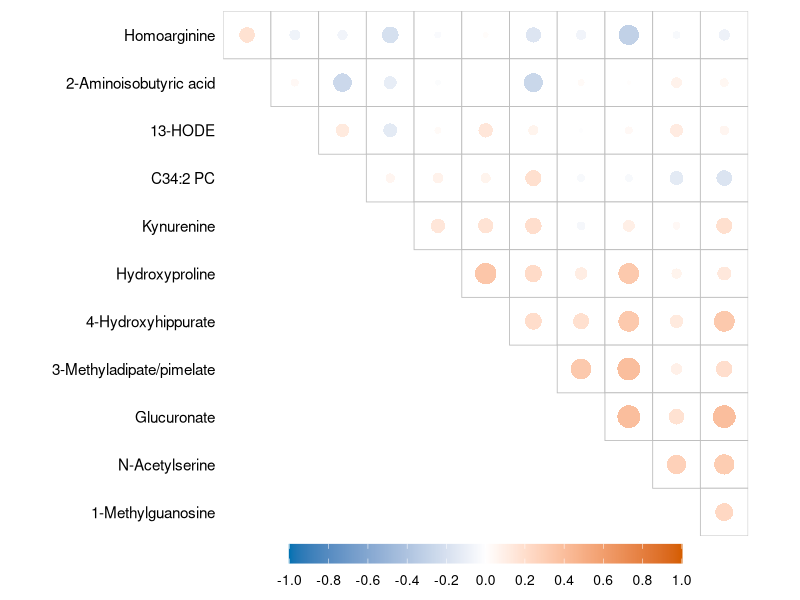

Reproduce this figure in R.
library(ggplot2)
library(grid)
library(here)
setwd(here::here("figures/Fig2b"))

data = read.csv("data.csv", stringsAsFactors = FALSE)

all_levels = c(
  "Malonate", "Homoarginine", "2-Aminoisobutyric acid", "13-HODE",
  "C34:2 PC", "Kynurenine", "Hydroxyproline", "4-Hydroxyhippurate",
  "3-Methyladipate/pimelate", "Glucuronate", "N-Acetylserine",
  "1-Methylguanosine", "N-Carbamoyl-beta-alanine"
)

row_levels = all_levels[-1]
col_levels = all_levels[-length(all_levels)]

data$var1 = factor(data$var1, levels = rev(row_levels))
data$var2 = factor(data$var2, levels = col_levels)

p = ggplot() +
  geom_tile(
    data = data,
    aes(x = var2, y = var1),
    fill = "white", color = "gray75", linewidth = 0.3
  ) +
  geom_point(
    data = data,
    aes(x = var2, y = var1, color = value, size = abs(value)),
    shape = 16
  ) +
  scale_color_gradient2(
    low = "#0072B2", mid = "white", high = "#D55E00",
    midpoint = 0, limits = c(-1, 1),
    name = NULL,
    breaks = seq(-1, 1, by = 0.2),
    labels = function(x) format(x, trim = TRUE, scientific = FALSE)
  ) +
  scale_size_area(max_size = 7.4, guide = "none") +
  scale_x_discrete(expand = c(0, 0), labels = rep("", length(col_levels))) +
  scale_y_discrete(expand = c(0, 0)) +
  coord_fixed() +
  labs(x = NULL, y = NULL) +
  theme_void(base_size = 15) +
  theme(
    axis.text.y = element_text(size = 11, colour = "black", hjust = 1, margin = margin(r = 6)),
    axis.text.x = element_blank(),
    axis.ticks = element_blank(),
    legend.position = "bottom",
    legend.key.width = unit(6.8, "cm"),
    legend.key.height = unit(0.45, "cm"),
    legend.text = element_text(size = 10),
    legend.background = element_rect(fill = "white", colour = NA),
    legend.box.background = element_rect(fill = "white", colour = NA),
    panel.background = element_rect(fill = "white", colour = NA),
    plot.background = element_rect(fill = "white", colour = NA),
    plot.margin = margin(8, 8, 8, 8)
  ) +
  guides(color = guide_colorbar(
    title.position = "top",
    barwidth = unit(10, "cm"),
    barheight = unit(0.5, "cm")
  ))

ggsave("fig2b.png", p, width = 7, height = 7, dpi = 800, bg = "white")
